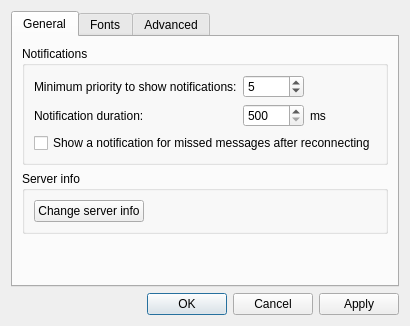
<?xml version="1.0" encoding="UTF-8"?>
<ui version="4.0">
 <class>Dialog</class>
 <widget class="QDialog" name="Dialog">
  <property name="geometry">
   <rect>
    <x>0</x>
    <y>0</y>
    <width>384</width>
    <height>300</height>
   </rect>
  </property>
  <property name="windowTitle">
   <string>Dialog</string>
  </property>
  <layout class="QGridLayout" name="gridLayout">
   <item row="1" column="0">
    <widget class="QDialogButtonBox" name="buttonBox">
     <property name="orientation">
      <enum>Qt::Horizontal</enum>
     </property>
     <property name="standardButtons">
      <set>QDialogButtonBox::Apply|QDialogButtonBox::Cancel|QDialogButtonBox::Ok</set>
     </property>
    </widget>
   </item>
   <item row="0" column="0">
    <widget class="QTabWidget" name="tabWidget">
     <property name="currentIndex">
      <number>0</number>
     </property>
     <widget class="QWidget" name="tab_general">
      <attribute name="title">
       <string>General</string>
      </attribute>
      <layout class="QVBoxLayout" name="verticalLayout_4">
       <item>
        <widget class="QGroupBox" name="groupBox_notifications">
         <property name="title">
          <string>Notifications</string>
         </property>
         <layout class="QGridLayout" name="gridLayout_4">
          <item row="1" column="1">
           <widget class="QSpinBox" name="spin_duration">
            <property name="minimum">
             <number>500</number>
            </property>
            <property name="maximum">
             <number>30000</number>
            </property>
            <property name="singleStep">
             <number>100</number>
            </property>
           </widget>
          </item>
          <item row="0" column="1">
           <widget class="QSpinBox" name="spin_priority">
            <property name="minimum">
             <number>1</number>
            </property>
            <property name="maximum">
             <number>10</number>
            </property>
            <property name="value">
             <number>5</number>
            </property>
           </widget>
          </item>
          <item row="0" column="2">
           <spacer name="horizontalSpacer_3">
            <property name="orientation">
             <enum>Qt::Horizontal</enum>
            </property>
            <property name="sizeHint" stdset="0">
             <size>
              <width>40</width>
              <height>20</height>
             </size>
            </property>
           </spacer>
          </item>
          <item row="1" column="2">
           <widget class="QLabel" name="label_notification_duration_ms">
            <property name="text">
             <string>ms</string>
            </property>
           </widget>
          </item>
          <item row="1" column="0">
           <widget class="QLabel" name="label_notification_duration">
            <property name="text">
             <string>Notification duration:</string>
            </property>
           </widget>
          </item>
          <item row="0" column="0">
           <widget class="QLabel" name="label_notification_priority">
            <property name="text">
             <string>Minimum priority to show notifications:</string>
            </property>
           </widget>
          </item>
          <item row="2" column="0" colspan="3">
           <widget class="QCheckBox" name="cb_notify">
            <property name="text">
             <string>Show a notification for missed messages after reconnecting</string>
            </property>
           </widget>
          </item>
         </layout>
        </widget>
       </item>
       <item>
        <widget class="QGroupBox" name="groupBox_server_info">
         <property name="title">
          <string>Server info</string>
         </property>
         <layout class="QGridLayout" name="gridLayout_3">
          <item row="0" column="0">
           <widget class="QPushButton" name="pb_change_server_info">
            <property name="text">
             <string>Change server info</string>
            </property>
           </widget>
          </item>
          <item row="0" column="1">
           <spacer name="horizontalSpacer_2">
            <property name="orientation">
             <enum>Qt::Horizontal</enum>
            </property>
            <property name="sizeHint" stdset="0">
             <size>
              <width>40</width>
              <height>20</height>
             </size>
            </property>
           </spacer>
          </item>
         </layout>
        </widget>
       </item>
       <item>
        <spacer name="verticalSpacer">
         <property name="orientation">
          <enum>Qt::Vertical</enum>
         </property>
         <property name="sizeHint" stdset="0">
          <size>
           <width>20</width>
           <height>40</height>
          </size>
         </property>
        </spacer>
       </item>
      </layout>
     </widget>
     <widget class="QWidget" name="tab_fonts">
      <attribute name="title">
       <string>Fonts</string>
      </attribute>
      <layout class="QVBoxLayout" name="verticalLayout_5">
       <item>
        <widget class="QGroupBox" name="groupBox_fonts_message">
         <property name="title">
          <string>Message</string>
         </property>
         <layout class="QVBoxLayout" name="layout_fonts_message">
          <property name="spacing">
           <number>6</number>
          </property>
          <property name="leftMargin">
           <number>4</number>
          </property>
          <property name="topMargin">
           <number>4</number>
          </property>
          <property name="rightMargin">
           <number>4</number>
          </property>
          <property name="bottomMargin">
           <number>4</number>
          </property>
          <item>
           <layout class="QHBoxLayout" name="horizontalLayout">
            <item>
             <widget class="QPushButton" name="pb_font_message_title">
              <property name="text">
               <string>Title</string>
              </property>
             </widget>
            </item>
            <item>
             <widget class="QPushButton" name="pb_font_message_date">
              <property name="text">
               <string>Date</string>
              </property>
             </widget>
            </item>
            <item>
             <widget class="QPushButton" name="pb_font_message_content">
              <property name="text">
               <string>Message</string>
              </property>
             </widget>
            </item>
           </layout>
          </item>
         </layout>
        </widget>
       </item>
       <item>
        <spacer name="verticalSpacer_3">
         <property name="orientation">
          <enum>Qt::Vertical</enum>
         </property>
         <property name="sizeHint" stdset="0">
          <size>
           <width>20</width>
           <height>40</height>
          </size>
         </property>
        </spacer>
       </item>
      </layout>
     </widget>
     <widget class="QWidget" name="tab_advanced">
      <attribute name="title">
       <string>Advanced</string>
      </attribute>
      <layout class="QVBoxLayout" name="verticalLayout">
       <item>
        <widget class="QGroupBox" name="groupBox">
         <property name="title">
          <string>Settings</string>
         </property>
         <layout class="QHBoxLayout" name="horizontalLayout_2">
          <item>
           <widget class="QPushButton" name="pb_reset">
            <property name="text">
             <string>Reset</string>
            </property>
           </widget>
          </item>
          <item>
           <widget class="QPushButton" name="pb_import">
            <property name="text">
             <string>Import</string>
            </property>
           </widget>
          </item>
          <item>
           <widget class="QPushButton" name="pb_export">
            <property name="text">
             <string>Export</string>
            </property>
           </widget>
          </item>
         </layout>
        </widget>
       </item>
       <item>
        <widget class="QGroupBox" name="groupBox_2">
         <property name="title">
          <string>Image pop-up</string>
         </property>
         <layout class="QGridLayout" name="gridLayout_2">
          <item row="1" column="0">
           <layout class="QHBoxLayout" name="horizontalLayout_4">
            <item>
             <widget class="QLabel" name="label">
              <property name="toolTip">
               <string>Maximum pop-up width</string>
              </property>
              <property name="text">
               <string>Width</string>
              </property>
             </widget>
            </item>
            <item>
             <widget class="QSpinBox" name="spin_popup_w">
              <property name="toolTip">
               <string>Maximum pop-up width</string>
              </property>
              <property name="alignment">
               <set>Qt::AlignCenter</set>
              </property>
              <property name="minimum">
               <number>100</number>
              </property>
              <property name="maximum">
               <number>10000</number>
              </property>
             </widget>
            </item>
            <item>
             <widget class="QLabel" name="label_2">
              <property name="toolTip">
               <string>Maximum pop-up height</string>
              </property>
              <property name="text">
               <string>Height</string>
              </property>
             </widget>
            </item>
            <item>
             <widget class="QSpinBox" name="spin_popup_h">
              <property name="toolTip">
               <string>Maximum pop-up height</string>
              </property>
              <property name="alignment">
               <set>Qt::AlignCenter</set>
              </property>
              <property name="minimum">
               <number>100</number>
              </property>
              <property name="maximum">
               <number>10000</number>
              </property>
             </widget>
            </item>
            <item>
             <spacer name="horizontalSpacer">
              <property name="orientation">
               <enum>Qt::Horizontal</enum>
              </property>
              <property name="sizeHint" stdset="0">
               <size>
                <width>40</width>
                <height>20</height>
               </size>
              </property>
             </spacer>
            </item>
           </layout>
          </item>
          <item row="0" column="0">
           <widget class="QCheckBox" name="cb_image_popup">
            <property name="text">
             <string>Show an image pop-up when hovering over image URLs</string>
            </property>
           </widget>
          </item>
         </layout>
        </widget>
       </item>
       <item>
        <widget class="QGroupBox" name="groupBox_logging">
         <property name="title">
          <string>Logging</string>
         </property>
         <layout class="QGridLayout" name="gridLayout_6">
          <item row="0" column="1">
           <widget class="QComboBox" name="combo_logging"/>
          </item>
          <item row="0" column="3">
           <spacer name="horizontalSpacer_5">
            <property name="orientation">
             <enum>Qt::Horizontal</enum>
            </property>
            <property name="sizeHint" stdset="0">
             <size>
              <width>190</width>
              <height>20</height>
             </size>
            </property>
           </spacer>
          </item>
          <item row="0" column="2">
           <widget class="QPushButton" name="pb_open_log">
            <property name="maximumSize">
             <size>
              <width>30</width>
              <height>16777215</height>
             </size>
            </property>
            <property name="toolTip">
             <string>Open logfile</string>
            </property>
            <property name="text">
             <string>...</string>
            </property>
           </widget>
          </item>
          <item row="0" column="0">
           <widget class="QLabel" name="label_logging">
            <property name="text">
             <string>Level</string>
            </property>
           </widget>
          </item>
         </layout>
        </widget>
       </item>
       <item>
        <spacer name="verticalSpacer_2">
         <property name="orientation">
          <enum>Qt::Vertical</enum>
         </property>
         <property name="sizeHint" stdset="0">
          <size>
           <width>20</width>
           <height>40</height>
          </size>
         </property>
        </spacer>
       </item>
      </layout>
     </widget>
    </widget>
   </item>
  </layout>
 </widget>
 <tabstops>
  <tabstop>tabWidget</tabstop>
  <tabstop>spin_priority</tabstop>
  <tabstop>spin_duration</tabstop>
  <tabstop>cb_notify</tabstop>
  <tabstop>pb_change_server_info</tabstop>
  <tabstop>pb_font_message_title</tabstop>
  <tabstop>pb_font_message_date</tabstop>
  <tabstop>pb_font_message_content</tabstop>
 </tabstops>
 <resources/>
 <connections>
  <connection>
   <sender>buttonBox</sender>
   <signal>accepted()</signal>
   <receiver>Dialog</receiver>
   <slot>accept()</slot>
   <hints>
    <hint type="sourcelabel">
     <x>257</x>
     <y>330</y>
    </hint>
    <hint type="destinationlabel">
     <x>157</x>
     <y>274</y>
    </hint>
   </hints>
  </connection>
  <connection>
   <sender>buttonBox</sender>
   <signal>rejected()</signal>
   <receiver>Dialog</receiver>
   <slot>reject()</slot>
   <hints>
    <hint type="sourcelabel">
     <x>325</x>
     <y>330</y>
    </hint>
    <hint type="destinationlabel">
     <x>286</x>
     <y>274</y>
    </hint>
   </hints>
  </connection>
 </connections>
</ui>
